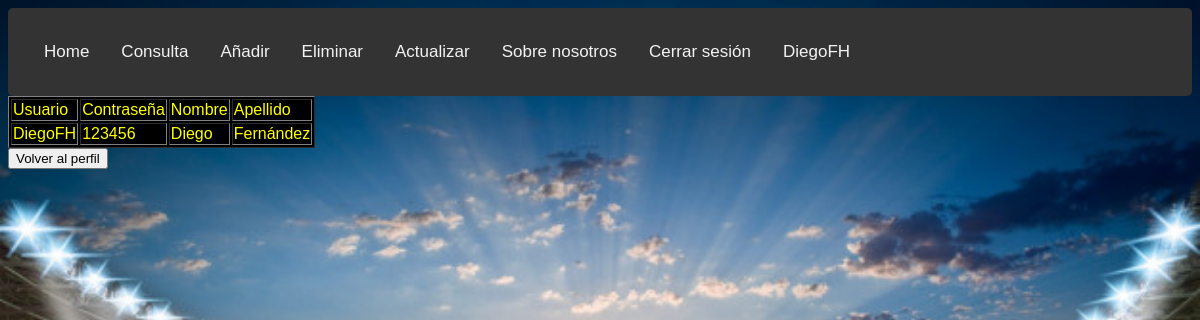
Page /consulta_usuarios.php (signed in) on the committed database.
### tables this page shows
CREATE TABLE `usuarios`  (
  `usuario` varchar(20) NOT NULL,
  `contraseña` varchar(20) NULL DEFAULT NULL,
  `nombre` varchar(25) NULL DEFAULT NULL,
  `apellido` varchar(25) NULL DEFAULT NULL,
  PRIMARY KEY (`usuario`) USING BTREE
);

### consulta_usuarios.php (the view, shortened to what this page needs)
<?php
	if(!isset($_SESSION["usuario"])){
		header("Location: index.php");
		die();
	}
	else{
		?>
<html>
<head>
<link rel="stylesheet" type="text/css" media="screen" href="style.css" />
</head>
<div class="topnav">
  <a href="index2.php">Home</a>
  <a href="consultar_index.php">Consulta</a>
  <a href="añadir_datos_index.php">Añadir</a>
  <a href="eliminar_index.php">Eliminar</a>
  <a href="update_index.php">Actualizar</a>
  <a href="sobre_nosotros.php">Sobre nosotros</a>
  <a href="sesion_cerrar.php">Cerrar sesión</a>
  <?php $usuario = $_SESSION["usuario"]; echo "<a href='perfil.php'> $usuario </a>"; ?>
</div>
<body>
<?php
	$conexion = mysqli_connect("localhost","usuario","Usuario_2019","futgol");
	mysqli_select_db($conexion,"futgol") or die ("No se puede seleccionar la BD");
	$resultado = mysqli_query($conexion, "select * from usuarios");
	$numr = mysqli_num_rows($resultado);
?>
	<table border="1px" style="background-color:black">
		<tr>
			<td>
				Usuario
			</td>
            <td>
				Contraseña
			</td>
            <td>
                Nombre
            </td>
            <td>
				Apellido
			</td>
		</tr>
		<?php
			if($numr > 0){
				for ($i = 0; $i < $numr; $i++){
					echo "<tr>";
					$fila = mysqli_fetch_array($resultado,MYSQLI_ASSOC);
                    echo "<td>".$fila["usuario"]."</td>";
                    echo "<td>".$fila["contraseña"]."</td>";
                    echo "<td>".$fila["nombre"]."</td>";
                    echo "<td>".$fila["apellido"]."</td>";
					echo "</tr>";
				}
			}
		?>
	</table>
	<button onclick=window.location.href='perfil.php'>Volver al perfil</button>
</body>
</html>
<?php
	}?>

### style.css (style rules this page uses)
body { font-family: Arial, Helvetica, sans-serif; color: yellow; }
div { border-radius: 5px; color: yellow; padding: 20px; }
body { background-image: url("fondo1.jpeg"); background-repeat: no-repeat; background-size: 100% 100%; color: yellow; }
.topnav { background-color: #333; overflow: hidden; }
.topnav a { float: left; color: #f2f2f2; text-align: center; padding: 14px 16px; text-decoration: none; font-size: 17px; }

### rows in the picture
usuarios: usuario "DiegoFH", contraseña "123456", nombre "Diego", apellido "Fernández"

### other values in the picture
$usuario "DiegoFH"
